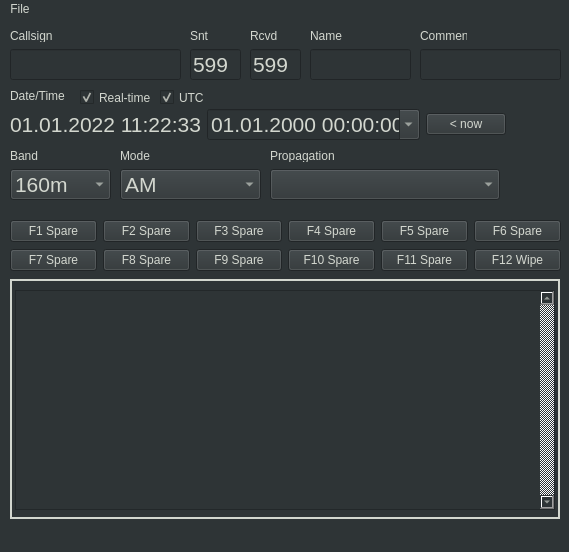
<?xml version="1.0" encoding="UTF-8"?>
<ui version="4.0">
 <class>LoggerMainWindow</class>
 <widget class="QMainWindow" name="LoggerMainWindow">
  <property name="geometry">
   <rect>
    <x>0</x>
    <y>0</y>
    <width>569</width>
    <height>552</height>
   </rect>
  </property>
  <property name="windowTitle">
   <string>U2.Suite Logger by UT8UU</string>
  </property>
  <property name="styleSheet">
   <string notr="true">background-color: rgb(46, 52, 54); color: rgb(211, 215, 207);</string>
  </property>
  <widget class="QWidget" name="centralwidget">
   <widget class="QLabel" name="lblCallsign">
    <property name="geometry">
     <rect>
      <x>10</x>
      <y>10</y>
      <width>47</width>
      <height>13</height>
     </rect>
    </property>
    <property name="text">
     <string>Callsign</string>
    </property>
   </widget>
   <widget class="QLineEdit" name="tbCallsign">
    <property name="geometry">
     <rect>
      <x>10</x>
      <y>30</y>
      <width>171</width>
      <height>31</height>
     </rect>
    </property>
    <property name="font">
     <font>
      <pointsize>16</pointsize>
     </font>
    </property>
    <property name="text">
     <string/>
    </property>
   </widget>
   <widget class="QLabel" name="lblSent">
    <property name="geometry">
     <rect>
      <x>190</x>
      <y>10</y>
      <width>47</width>
      <height>13</height>
     </rect>
    </property>
    <property name="text">
     <string>Snt</string>
    </property>
   </widget>
   <widget class="QLineEdit" name="tbSnt">
    <property name="geometry">
     <rect>
      <x>190</x>
      <y>30</y>
      <width>51</width>
      <height>31</height>
     </rect>
    </property>
    <property name="font">
     <font>
      <pointsize>16</pointsize>
     </font>
    </property>
    <property name="text">
     <string>599</string>
    </property>
   </widget>
   <widget class="QLabel" name="lblRcvd">
    <property name="geometry">
     <rect>
      <x>250</x>
      <y>10</y>
      <width>47</width>
      <height>13</height>
     </rect>
    </property>
    <property name="text">
     <string>Rcvd</string>
    </property>
   </widget>
   <widget class="QLineEdit" name="tbRcv">
    <property name="geometry">
     <rect>
      <x>250</x>
      <y>30</y>
      <width>51</width>
      <height>31</height>
     </rect>
    </property>
    <property name="font">
     <font>
      <pointsize>16</pointsize>
     </font>
    </property>
    <property name="text">
     <string>599</string>
    </property>
   </widget>
   <widget class="QLabel" name="lblName">
    <property name="geometry">
     <rect>
      <x>310</x>
      <y>10</y>
      <width>47</width>
      <height>13</height>
     </rect>
    </property>
    <property name="text">
     <string>Name</string>
    </property>
   </widget>
   <widget class="QLineEdit" name="tbName">
    <property name="geometry">
     <rect>
      <x>310</x>
      <y>30</y>
      <width>101</width>
      <height>31</height>
     </rect>
    </property>
    <property name="font">
     <font>
      <pointsize>16</pointsize>
     </font>
    </property>
    <property name="text">
     <string/>
    </property>
   </widget>
   <widget class="QLabel" name="lblComment">
    <property name="geometry">
     <rect>
      <x>420</x>
      <y>10</y>
      <width>47</width>
      <height>13</height>
     </rect>
    </property>
    <property name="text">
     <string>Comment</string>
    </property>
   </widget>
   <widget class="QLineEdit" name="tbComment">
    <property name="geometry">
     <rect>
      <x>420</x>
      <y>30</y>
      <width>141</width>
      <height>31</height>
     </rect>
    </property>
    <property name="font">
     <font>
      <pointsize>16</pointsize>
     </font>
    </property>
    <property name="text">
     <string/>
    </property>
   </widget>
   <widget class="QLabel" name="lblBand">
    <property name="geometry">
     <rect>
      <x>10</x>
      <y>130</y>
      <width>47</width>
      <height>13</height>
     </rect>
    </property>
    <property name="text">
     <string>Band</string>
    </property>
   </widget>
   <widget class="QLabel" name="lblMode">
    <property name="geometry">
     <rect>
      <x>120</x>
      <y>130</y>
      <width>47</width>
      <height>13</height>
     </rect>
    </property>
    <property name="text">
     <string>Mode</string>
    </property>
   </widget>
   <widget class="QComboBox" name="cbBand">
    <property name="geometry">
     <rect>
      <x>10</x>
      <y>150</y>
      <width>101</width>
      <height>31</height>
     </rect>
    </property>
    <property name="font">
     <font>
      <pointsize>16</pointsize>
     </font>
    </property>
    <item>
     <property name="text">
      <string>160m</string>
     </property>
    </item>
    <item>
     <property name="text">
      <string>80m</string>
     </property>
    </item>
    <item>
     <property name="text">
      <string>60m</string>
     </property>
    </item>
    <item>
     <property name="text">
      <string>40m</string>
     </property>
    </item>
    <item>
     <property name="text">
      <string>30m</string>
     </property>
    </item>
    <item>
     <property name="text">
      <string>20m</string>
     </property>
    </item>
    <item>
     <property name="text">
      <string>17m</string>
     </property>
    </item>
    <item>
     <property name="text">
      <string>15m</string>
     </property>
    </item>
    <item>
     <property name="text">
      <string>12m</string>
     </property>
    </item>
    <item>
     <property name="text">
      <string>10m</string>
     </property>
    </item>
    <item>
     <property name="text">
      <string>6m</string>
     </property>
    </item>
    <item>
     <property name="text">
      <string>4m</string>
     </property>
    </item>
    <item>
     <property name="text">
      <string>2m</string>
     </property>
    </item>
    <item>
     <property name="text">
      <string>70cm</string>
     </property>
    </item>
   </widget>
   <widget class="QComboBox" name="cbMode">
    <property name="geometry">
     <rect>
      <x>120</x>
      <y>150</y>
      <width>141</width>
      <height>31</height>
     </rect>
    </property>
    <property name="font">
     <font>
      <pointsize>16</pointsize>
     </font>
    </property>
    <item>
     <property name="text">
      <string>AM</string>
     </property>
    </item>
    <item>
     <property name="text">
      <string>CW</string>
     </property>
    </item>
    <item>
     <property name="text">
      <string>DIGITALVOICE</string>
     </property>
    </item>
    <item>
     <property name="text">
      <string>FM</string>
     </property>
    </item>
    <item>
     <property name="text">
      <string>RTTY</string>
     </property>
    </item>
    <item>
     <property name="text">
      <string>SSB</string>
     </property>
    </item>
    <item>
     <property name="text">
      <string>THOR</string>
     </property>
    </item>
   </widget>
   <widget class="QLabel" name="lblDateTime">
    <property name="geometry">
     <rect>
      <x>10</x>
      <y>70</y>
      <width>60</width>
      <height>13</height>
     </rect>
    </property>
    <property name="text">
     <string>Date/Time</string>
    </property>
   </widget>
   <widget class="QCheckBox" name="cbUtc">
    <property name="geometry">
     <rect>
      <x>160</x>
      <y>70</y>
      <width>51</width>
      <height>17</height>
     </rect>
    </property>
    <property name="text">
     <string>UTC</string>
    </property>
    <property name="checked">
     <bool>true</bool>
    </property>
   </widget>
   <widget class="QWidget" name="layoutWidget">
    <property name="geometry">
     <rect>
      <x>10</x>
      <y>200</y>
      <width>551</width>
      <height>54</height>
     </rect>
    </property>
    <layout class="QGridLayout" name="gridLayout">
     <item row="0" column="0">
      <widget class="QPushButton" name="btnF1">
       <property name="text">
        <string>F1 Spare</string>
       </property>
      </widget>
     </item>
     <item row="0" column="1">
      <widget class="QPushButton" name="btnF2">
       <property name="text">
        <string>F2 Spare</string>
       </property>
      </widget>
     </item>
     <item row="0" column="2">
      <widget class="QPushButton" name="btnF3">
       <property name="text">
        <string>F3 Spare</string>
       </property>
      </widget>
     </item>
     <item row="0" column="3">
      <widget class="QPushButton" name="btnF4">
       <property name="text">
        <string>F4 Spare</string>
       </property>
      </widget>
     </item>
     <item row="0" column="4">
      <widget class="QPushButton" name="btnF5">
       <property name="text">
        <string>F5 Spare</string>
       </property>
      </widget>
     </item>
     <item row="0" column="5">
      <widget class="QPushButton" name="btnF6">
       <property name="text">
        <string>F6 Spare</string>
       </property>
      </widget>
     </item>
     <item row="1" column="0">
      <widget class="QPushButton" name="btnF7">
       <property name="text">
        <string>F7 Spare</string>
       </property>
      </widget>
     </item>
     <item row="1" column="1">
      <widget class="QPushButton" name="btnF8">
       <property name="text">
        <string>F8 Spare</string>
       </property>
      </widget>
     </item>
     <item row="1" column="2">
      <widget class="QPushButton" name="btnF9">
       <property name="text">
        <string>F9 Spare</string>
       </property>
      </widget>
     </item>
     <item row="1" column="3">
      <widget class="QPushButton" name="btnF10">
       <property name="text">
        <string>F10 Spare</string>
       </property>
      </widget>
     </item>
     <item row="1" column="4">
      <widget class="QPushButton" name="btnF11">
       <property name="text">
        <string>F11 Spare</string>
       </property>
      </widget>
     </item>
     <item row="1" column="5">
      <widget class="QPushButton" name="btnF12">
       <property name="text">
        <string>F12 Wipe</string>
       </property>
      </widget>
     </item>
    </layout>
   </widget>
   <widget class="QComboBox" name="cbPropagation">
    <property name="geometry">
     <rect>
      <x>270</x>
      <y>150</y>
      <width>230</width>
      <height>31</height>
     </rect>
    </property>
    <property name="font">
     <font>
      <pointsize>16</pointsize>
     </font>
    </property>
    <item>
     <property name="text">
      <string/>
     </property>
    </item>
    <item>
     <property name="text">
      <string>Aurora</string>
     </property>
    </item>
    <item>
     <property name="text">
      <string>Aurora E</string>
     </property>
    </item>
    <item>
     <property name="text">
      <string>Back scatter</string>
     </property>
    </item>
    <item>
     <property name="text">
      <string>EchoLink</string>
     </property>
    </item>
    <item>
     <property name="text">
      <string>EME</string>
     </property>
    </item>
    <item>
     <property name="text">
      <string>F2</string>
     </property>
    </item>
    <item>
     <property name="text">
      <string>Ionoscatter</string>
     </property>
    </item>
    <item>
     <property name="text">
      <string>Meteor scatter</string>
     </property>
    </item>
    <item>
     <property name="text">
      <string>Rain scatter</string>
     </property>
    </item>
    <item>
     <property name="text">
      <string>Satellite</string>
     </property>
    </item>
    <item>
     <property name="text">
      <string>Sporadic E</string>
     </property>
    </item>
    <item>
     <property name="text">
      <string>Terrestrial repeater</string>
     </property>
    </item>
    <item>
     <property name="text">
      <string>Tropospheric ducting</string>
     </property>
    </item>
    <item>
     <property name="text">
      <string>Trans-equatorial</string>
     </property>
    </item>
   </widget>
   <widget class="QLabel" name="lblPropagation">
    <property name="geometry">
     <rect>
      <x>270</x>
      <y>130</y>
      <width>70</width>
      <height>13</height>
     </rect>
    </property>
    <property name="text">
     <string>Propagation</string>
    </property>
   </widget>
   <widget class="QFrame" name="frame_2">
    <property name="geometry">
     <rect>
      <x>10</x>
      <y>260</y>
      <width>550</width>
      <height>240</height>
     </rect>
    </property>
    <property name="font">
     <font>
      <family>Courier</family>
      <pointsize>12</pointsize>
      <weight>75</weight>
      <bold>true</bold>
     </font>
    </property>
    <property name="frameShape">
     <enum>QFrame::WinPanel</enum>
    </property>
    <property name="frameShadow">
     <enum>QFrame::Plain</enum>
    </property>
    <widget class="QListWidget" name="listLog">
     <property name="geometry">
      <rect>
       <x>5</x>
       <y>11</y>
       <width>540</width>
       <height>220</height>
      </rect>
     </property>
     <property name="font">
      <font>
       <family>JetBrains Mono</family>
       <pointsize>11</pointsize>
       <weight>50</weight>
       <bold>false</bold>
      </font>
     </property>
     <property name="focusPolicy">
      <enum>Qt::NoFocus</enum>
     </property>
     <property name="styleSheet">
      <string notr="true">alternate-background-color: rgb(66, 66, 66);
</string>
     </property>
     <property name="verticalScrollBarPolicy">
      <enum>Qt::ScrollBarAlwaysOn</enum>
     </property>
     <property name="horizontalScrollBarPolicy">
      <enum>Qt::ScrollBarAlwaysOff</enum>
     </property>
     <property name="sizeAdjustPolicy">
      <enum>QAbstractScrollArea::AdjustToContents</enum>
     </property>
     <property name="editTriggers">
      <set>QAbstractItemView::DoubleClicked</set>
     </property>
     <property name="showDropIndicator" stdset="0">
      <bool>false</bool>
     </property>
     <property name="alternatingRowColors">
      <bool>true</bool>
     </property>
    </widget>
   </widget>
   <widget class="QCheckBox" name="cbRealtime">
    <property name="geometry">
     <rect>
      <x>80</x>
      <y>70</y>
      <width>71</width>
      <height>17</height>
     </rect>
    </property>
    <property name="text">
     <string>Real-time</string>
    </property>
    <property name="checked">
     <bool>true</bool>
    </property>
   </widget>
   <widget class="QWidget" name="">
    <property name="geometry">
     <rect>
      <x>10</x>
      <y>90</y>
      <width>496</width>
      <height>31</height>
     </rect>
    </property>
    <layout class="QHBoxLayout" name="horizontalLayout">
     <item>
      <widget class="QLabel" name="lblTimestamp">
       <property name="font">
        <font>
         <pointsize>16</pointsize>
        </font>
       </property>
       <property name="text">
        <string>01.01.2022 11:22:33</string>
       </property>
      </widget>
     </item>
     <item>
      <widget class="QDateTimeEdit" name="tdDateTime">
       <property name="enabled">
        <bool>true</bool>
       </property>
       <property name="font">
        <font>
         <pointsize>16</pointsize>
        </font>
       </property>
       <property name="wrapping">
        <bool>false</bool>
       </property>
       <property name="frame">
        <bool>true</bool>
       </property>
       <property name="accelerated">
        <bool>false</bool>
       </property>
       <property name="showGroupSeparator" stdset="0">
        <bool>false</bool>
       </property>
       <property name="displayFormat">
        <string>dd.MM.yyyy hh:mm:ss</string>
       </property>
       <property name="calendarPopup">
        <bool>true</bool>
       </property>
       <property name="currentSectionIndex">
        <number>0</number>
       </property>
       <property name="timeSpec">
        <enum>Qt::LocalTime</enum>
       </property>
      </widget>
     </item>
     <item>
      <widget class="QPushButton" name="btnNow">
       <property name="text">
        <string>&lt; now</string>
       </property>
      </widget>
     </item>
     <item>
      <spacer name="horizontalSpacer">
       <property name="orientation">
        <enum>Qt::Horizontal</enum>
       </property>
       <property name="sizeHint" stdset="0">
        <size>
         <width>40</width>
         <height>20</height>
        </size>
       </property>
      </spacer>
     </item>
    </layout>
   </widget>
  </widget>
  <widget class="QMenuBar" name="menubar">
   <property name="geometry">
    <rect>
     <x>0</x>
     <y>0</y>
     <width>569</width>
     <height>21</height>
    </rect>
   </property>
   <widget class="QMenu" name="menuFile">
    <property name="title">
     <string>File</string>
    </property>
    <addaction name="actionNewLog"/>
    <addaction name="actionOpenLog"/>
    <addaction name="separator"/>
    <addaction name="actionExit"/>
   </widget>
   <addaction name="menuFile"/>
  </widget>
  <widget class="QStatusBar" name="statusbar"/>
  <action name="actionNewLog">
   <property name="text">
    <string>New log</string>
   </property>
   <property name="visible">
    <bool>false</bool>
   </property>
  </action>
  <action name="actionOpenLog">
   <property name="text">
    <string>Open log</string>
   </property>
   <property name="visible">
    <bool>false</bool>
   </property>
  </action>
  <action name="actionExit">
   <property name="text">
    <string>Exit</string>
   </property>
  </action>
 </widget>
 <tabstops>
  <tabstop>tbCallsign</tabstop>
  <tabstop>tbSnt</tabstop>
  <tabstop>tbRcv</tabstop>
  <tabstop>tbName</tabstop>
  <tabstop>tbComment</tabstop>
  <tabstop>tdDateTime</tabstop>
  <tabstop>cbUtc</tabstop>
  <tabstop>cbBand</tabstop>
  <tabstop>cbMode</tabstop>
  <tabstop>btnF12</tabstop>
  <tabstop>btnF1</tabstop>
  <tabstop>btnF2</tabstop>
  <tabstop>btnF3</tabstop>
  <tabstop>btnF4</tabstop>
  <tabstop>btnF5</tabstop>
  <tabstop>btnF6</tabstop>
  <tabstop>btnF11</tabstop>
  <tabstop>btnF7</tabstop>
  <tabstop>btnF8</tabstop>
  <tabstop>btnF9</tabstop>
  <tabstop>btnF10</tabstop>
 </tabstops>
 <resources/>
 <connections>
  <connection>
   <sender>cbMode</sender>
   <signal>currentIndexChanged(QString)</signal>
   <receiver>LoggerMainWindow</receiver>
   <slot>modeChanged(QString)</slot>
   <hints>
    <hint type="sourcelabel">
     <x>210</x>
     <y>200</y>
    </hint>
    <hint type="destinationlabel">
     <x>594</x>
     <y>108</y>
    </hint>
   </hints>
  </connection>
  <connection>
   <sender>cbBand</sender>
   <signal>currentIndexChanged(QString)</signal>
   <receiver>LoggerMainWindow</receiver>
   <slot>bandChanged(QString)</slot>
   <hints>
    <hint type="sourcelabel">
     <x>92</x>
     <y>195</y>
    </hint>
    <hint type="destinationlabel">
     <x>302</x>
     <y>111</y>
    </hint>
   </hints>
  </connection>
  <connection>
   <sender>cbUtc</sender>
   <signal>stateChanged(int)</signal>
   <receiver>LoggerMainWindow</receiver>
   <slot>dateTimeCheckBoxChanged()</slot>
   <hints>
    <hint type="sourcelabel">
     <x>109</x>
     <y>102</y>
    </hint>
    <hint type="destinationlabel">
     <x>122</x>
     <y>42</y>
    </hint>
   </hints>
  </connection>
 </connections>
 <slots>
  <slot>modeChanged(QString)</slot>
  <slot>bandChanged(QString)</slot>
  <slot>dateTimeCheckBoxChanged()</slot>
  <slot>SetCurrentDateTime()</slot>
 </slots>
</ui>
